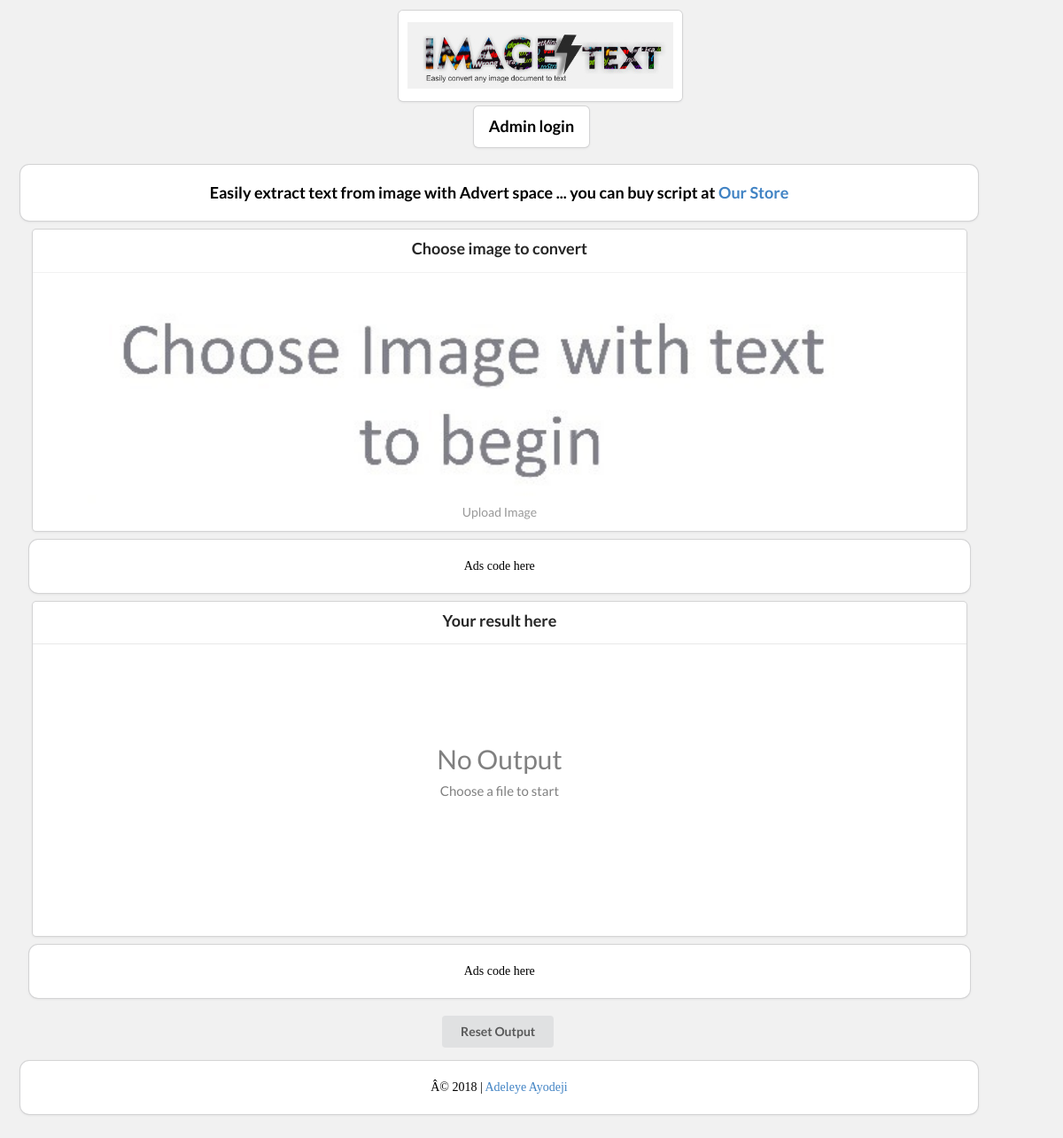
The page / on the database its author committed.
### tables this page shows
CREATE TABLE `userfile` (
  `id` int(11) NOT NULL,
  `sitelogo` mediumtext,
  `sitetitle` mediumtext,
  `description` mediumtext,
  `footer` mediumtext,
  `ads1` mediumtext,
  `ads2` mediumtext,
  `username` mediumtext,
  `password` mediumtext,
  `email` mediumtext
);

### index.php (the view, shortened to what this page needs)
<?php include 'include/header.php'; ?>
        <div class="sitedesciption">
          <h3 class="text">
          <?php echo $row["description"]; ?>
          </h3>
        </div>
        <div class="ui grid stackable">
          <div class="row">
            <div class="fifteen wide column">
              <div class="ui card">
                <div class="content">
                  <h2 class="header">Choose image to convert</h2>
                </div>
                <div class="content extra">
                    <label class="custom-file-upload">
                           <div class="content image">
                            <img id="image" style="width: 100%;height: auto;cursor: pointer;" class="ui centered large image" src="img/capture.png"/>
                          </div>
                  		      <center>Upload Image</center>
      		          </label>
                </div>
              </div>
            </div>
             <div class="sitedesciption ads">
             </div>
            <div class="fifteen wide column" style="margin-top: 10px;">
              <div class="ui card">
                <div class="content">
                  <h2 class="header">Your result here</h2>
                </div>
                <div class="content content-result">
                  <div class='ui grid'>
                    <div class='row result'>
                      <div class="column placeholder">
                        No Output <br/>
                        <span>Choose a file to start</span>
                      </div>
                    </div>
                  </div>
                </div>
              </div>
            </div>
             <div class="sitedesciption ads">
             </div>
              <div class="fifteen wide column" style="margin-top: 20px;">
                  <center><a class="ui button" href="<?php echo $_SERVER['PHP_SELF']; ?>">Reset Output</a></center>
              </div>
          </div>
        </div>
<?php include 'include/footer.php'; ?>

### include/header.php (shortened to what this page needs)
 <?php
      $con = mysqli_connect("localhost", "root", "", "imageextractor") or die();
      $query = mysqli_query($con, "SELECT * FROM userfile");
      $row = mysqli_fetch_assoc($query);
 ?>
<!DOCTYPE html>
<html lang="en" >
  <head>
    		<link rel='stylesheet' href='css/style2.css'>
       	 <link rel="stylesheet" href="css/style.css">
  </head>
  <body>
  	    <div class="ui container">
      	  <div class="ui header custom">
      	  		<a class="logo" href="<?php echo $_SERVER['PHP_SELF']; ?>"><img src="img/<?php echo $row['sitelogo']; ?>"></a>
  	    	<?php if (!isset($_SESSION["admin"])) {
  	    		echo ""?>
  	    		<div>
  	    			<a class="adminlink" href="admin/"><p class="adminlogin">Admin login</p></a>
  	    		</div>
				 <?php "";
  	    	}  ?>
      	  </div>

### include/footer.php (shortened to what this page needs)
                 <div class="sitedesciption footer">
				          <p>
				         	 <?php echo $row["footer"]; ?>
				         </p>
				 </div>
 </div>
  </body>
</html>

### css/style.css (style rules this page uses)
body { background: #f1f1f1; }
.ui.header { color: #fff; margin-bottom: 100px; text-align: center; }
.header { text-align: center; }
center { cursor: pointer; }
.container { padding: 2em 0; }
.ui.card { width: 100%; }
.content-result { min-height: 330px; }
.result .placeholder { padding-top: 100px; font-size: 30px; line-height: 1; color: gray; text-align: center; }
.result .placeholder span { font-size: 15px; }
.sitedesciption.footer { margin-top: 15px; text-align: center; padding: 20px; }
p.adminlogin { box-shadow: 0 1px 3px 0 #d4d4d5,0 0 0 1px #d4d4d5; text-align: center; background: white; color: black; margin-top: 15px; padding: 10px; margin-right: auto; margin-left: auto; font-weight: bold; border-radius: 5px; width: 130px; }
a.adminlink { text-decoration: none; background: white; color: #0084bf; }
a.logo { box-shadow: 0 1px 3px 0 #d4d4d5,0 0 0 1px #d4d4d5; text-align: center; background: white; color: black; padding: 10px; margin-right:auto; margin-left:auto; font-weight: bold; border-radius: 5px; width: 200px; padding-top: 70px; }
a.logo img { height: auto; width:100%; }
.sitedesciption { padding: 20px; box-shadow: 0 1px 3px 0 #d4d4d5,0 0 0 1px #d4d4d5; margin-right: auto; margin-left: auto; width: 96%; text-align: center; background: #fff; color: black; margin-left: -14px; border-radius: 10px; margin-bottom: 10px; font-family: calibri; }
.sitedesciption.ads { width: 92%; margin: 0px; margin-top: 0px; margin-left: 0px; margin-top: 10px; margin-left: 10px; }
.ui.header.custom { margin-bottom: 20px; width: 300px; margin-left: auto; margin-right: auto; }

### rows shown on the page
userfile: sitelogo (picture), description "Easily extract text from image with Advert space ... you can buy script at Our Store", footer "Â© 2018 | Adeleye Ayodeji"
